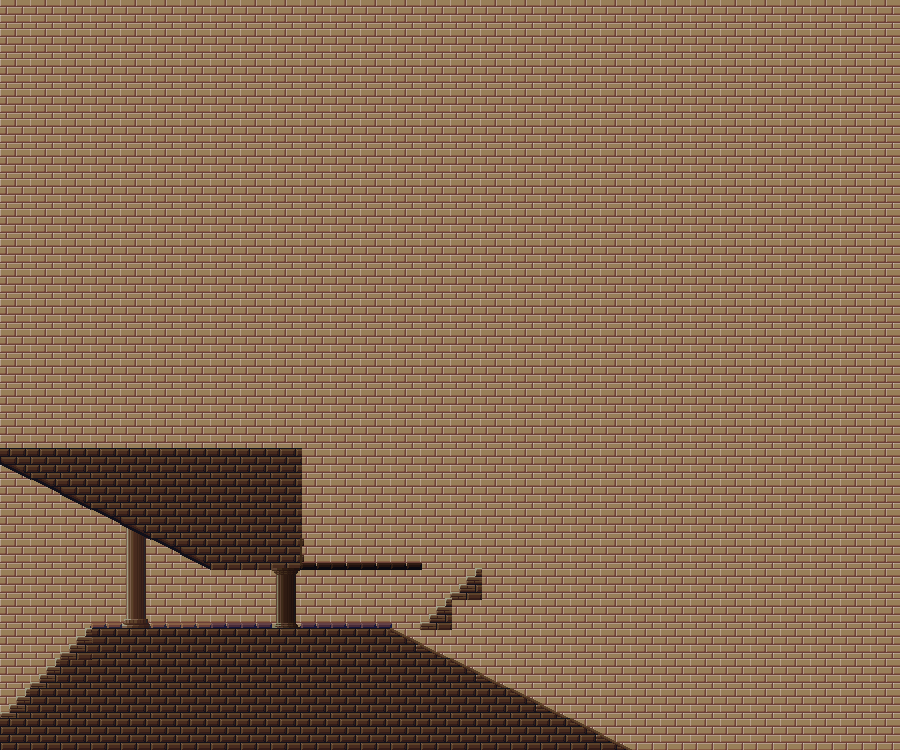

Below is a game level as drawn by its tile map, then a one-line description and the .tmx file that defines it, in full:
An orthogonal 30x25 tile map with 30x30 px tiles, 3 tile layers (background, Tile Layer 2, Tile Layer 3) and 2 objects.

<map version="1.0" tiledversion="1.1.5" orientation="orthogonal" renderorder="right-down" width="30" height="25" tilewidth="30" tileheight="30" infinite="0" nextobjectid="14">
 <tileset firstgid="1" source="test.tsx" />
 <layer name="background" width="30" height="25">
  <data encoding="csv">
100,100,100,100,100,100,100,100,100,100,100,100,100,100,100,100,100,100,100,100,100,100,100,100,100,100,100,100,100,100,
100,100,100,100,100,100,100,100,100,100,100,100,100,100,100,100,100,100,100,100,100,100,100,100,100,100,100,100,100,100,
100,100,100,100,100,100,100,100,100,100,100,100,100,100,100,100,100,100,100,100,100,100,100,100,100,100,100,100,100,100,
100,100,100,100,100,100,100,100,100,100,100,100,100,100,100,100,100,100,100,100,100,100,100,100,100,100,100,100,100,100,
100,100,100,100,100,100,100,100,100,100,100,100,100,100,100,100,100,100,100,100,100,100,100,100,100,100,100,100,100,100,
100,100,100,100,100,100,100,100,100,100,100,100,100,100,100,100,100,100,100,100,100,100,100,100,100,100,100,100,100,100,
100,100,100,100,100,100,100,100,100,100,100,100,100,100,100,100,100,100,100,100,100,100,100,100,100,100,100,100,100,100,
100,100,100,100,100,100,100,100,100,100,100,100,100,100,100,100,100,100,100,100,100,100,100,100,100,100,100,100,100,100,
100,100,100,100,100,100,100,100,100,100,100,100,100,100,100,100,100,100,100,100,100,100,100,100,100,100,100,100,100,100,
100,100,100,100,100,100,100,100,100,100,100,100,100,100,100,100,100,100,100,100,100,100,100,100,100,100,100,100,100,100,
100,100,100,100,100,100,100,100,100,100,100,100,100,100,100,100,100,100,100,100,100,100,100,100,100,100,100,100,100,100,
100,100,100,100,100,100,100,100,100,100,100,100,100,100,100,100,100,100,100,100,100,100,100,100,100,100,100,100,100,100,
100,100,100,100,100,100,100,100,100,100,100,100,100,100,100,100,100,100,100,100,100,100,100,100,100,100,100,100,100,100,
100,100,100,100,100,100,100,100,100,100,100,100,100,100,100,100,100,100,100,100,100,100,100,100,100,100,100,100,100,100,
100,100,100,100,100,100,100,100,100,100,100,100,100,100,100,100,100,100,100,100,100,100,100,100,100,100,100,100,100,100,
100,100,100,100,100,100,100,100,100,100,100,100,100,100,100,100,100,100,100,100,100,100,100,100,100,100,100,100,100,100,
100,100,100,100,100,100,100,100,100,100,100,100,100,100,100,100,100,100,100,100,100,100,100,100,100,100,100,100,100,100,
100,100,100,100,100,100,100,100,100,100,100,100,100,100,100,100,100,100,100,100,100,100,100,100,100,100,100,100,100,100,
100,100,100,100,100,100,100,100,100,100,100,100,100,100,100,100,100,100,100,100,100,100,100,100,100,100,100,100,100,100,
100,100,100,100,100,100,100,100,100,100,100,100,100,100,100,100,100,100,100,100,100,100,100,100,100,100,100,100,100,100,
100,100,100,100,100,100,100,100,100,100,100,100,100,100,100,100,100,100,100,100,100,100,100,100,100,100,100,100,100,100,
100,100,100,100,100,100,100,100,100,100,100,100,100,100,100,100,100,100,100,100,100,100,100,100,100,100,100,100,100,100,
100,100,100,100,100,100,100,100,100,100,100,100,100,100,100,100,100,100,100,100,100,100,100,100,100,100,100,100,100,100,
100,100,100,100,100,100,100,100,100,100,100,100,100,100,100,100,100,100,100,100,100,100,100,100,100,100,100,100,100,100,
100,100,100,100,100,100,100,100,100,100,100,100,100,100,100,100,100,100,100,100,100,100,100,100,100,100,100,100,100,100
</data>
 </layer>
 <layer name="Tile Layer 2" width="30" height="25">
  <data encoding="csv">
0,0,0,0,0,0,0,0,0,0,0,0,0,0,0,0,0,0,0,0,0,0,0,0,0,0,0,0,0,0,
0,0,0,0,0,0,0,0,0,0,0,0,0,0,0,0,0,0,0,0,0,0,0,0,0,0,0,0,0,0,
0,0,0,0,0,0,0,0,0,0,0,0,0,0,0,0,0,0,0,0,0,0,0,0,0,0,0,0,0,0,
0,0,0,0,0,0,0,0,0,0,0,0,0,0,0,0,0,0,0,0,0,0,0,0,0,0,0,0,0,0,
0,0,0,0,0,0,0,0,0,0,0,0,0,0,0,0,0,0,0,0,0,0,0,0,0,0,0,0,0,0,
0,0,0,0,0,0,0,0,0,0,0,0,0,0,0,0,0,0,0,0,0,0,0,0,0,0,0,0,0,0,
0,0,0,0,0,0,0,0,0,0,0,0,0,0,0,0,0,0,0,0,0,0,0,0,0,0,0,0,0,0,
0,0,0,0,0,0,0,0,0,0,0,0,0,0,0,0,0,0,0,0,0,0,0,0,0,0,0,0,0,0,
0,0,0,0,0,0,0,0,0,0,0,0,0,0,0,0,0,0,0,0,0,0,0,0,0,0,0,0,0,0,
0,0,0,0,0,0,0,0,0,0,0,0,0,0,0,0,0,0,0,0,0,0,0,0,0,0,0,0,0,0,
0,0,0,0,0,0,0,0,0,0,0,0,0,0,0,0,0,0,0,0,0,0,0,0,0,0,0,0,0,0,
0,0,0,0,0,0,0,0,0,0,0,0,0,0,0,0,0,0,0,0,0,0,0,0,0,0,0,0,0,0,
0,0,0,0,0,0,0,0,0,0,0,0,0,0,0,0,0,0,0,0,0,0,0,0,0,0,0,0,0,0,
0,0,0,0,0,0,0,0,0,0,0,0,0,0,0,0,0,0,0,0,0,0,0,0,0,0,0,0,0,0,
0,0,0,0,0,0,0,0,0,0,0,0,0,0,0,0,0,0,0,0,0,0,0,0,0,0,0,0,0,0,
0,0,0,0,0,0,0,0,0,0,0,0,0,0,0,0,0,0,0,0,0,0,0,0,0,0,0,0,0,0,
0,0,0,0,0,0,0,0,0,0,0,0,0,0,0,0,0,0,0,0,0,0,0,0,0,0,0,0,0,0,
0,0,0,0,80,0,0,0,0,0,0,0,0,0,0,0,0,0,0,0,0,0,0,0,0,0,0,0,0,0,
0,0,0,0,80,0,0,0,0,0,0,0,0,0,0,0,0,0,0,0,0,0,0,0,0,0,0,0,0,0,
0,0,0,0,80,0,0,0,0,0,0,0,0,0,0,0,0,0,0,0,0,0,0,0,0,0,0,0,0,0,
0,0,0,136,83,136,136,0,0,0,0,0,0,0,0,0,0,0,0,0,0,0,0,0,0,0,0,0,0,0,
0,0,1,2,2,2,2,0,0,0,0,0,0,0,0,0,0,0,0,0,0,0,0,0,0,0,0,0,0,0,
0,1,2,2,2,2,2,0,0,0,0,0,0,0,0,0,0,0,0,0,0,0,0,0,0,0,0,0,0,0,
1,2,2,2,2,2,2,0,0,0,0,0,0,0,0,0,0,0,0,0,0,0,0,0,0,0,0,0,0,0,
2,2,2,2,2,2,2,0,0,0,0,0,0,0,0,0,0,0,0,0,0,0,0,0,0,0,0,0,0,0
</data>
 </layer>
 <layer name="Tile Layer 3" width="30" height="25">
  <data encoding="csv">
0,0,0,0,0,0,0,0,0,0,0,0,0,0,0,0,0,0,0,0,0,0,0,0,0,0,0,0,0,0,
0,0,0,0,0,0,0,0,0,0,0,0,0,0,0,0,0,0,0,0,0,0,0,0,0,0,0,0,0,0,
0,0,0,0,0,0,0,0,0,0,0,0,0,0,0,0,0,0,0,0,0,0,0,0,0,0,0,0,0,0,
0,0,0,0,0,0,0,0,0,0,0,0,0,0,0,0,0,0,0,0,0,0,0,0,0,0,0,0,0,0,
0,0,0,0,0,0,0,0,0,0,0,0,0,0,0,0,0,0,0,0,0,0,0,0,0,0,0,0,0,0,
0,0,0,0,0,0,0,0,0,0,0,0,0,0,0,0,0,0,0,0,0,0,0,0,0,0,0,0,0,0,
0,0,0,0,0,0,0,0,0,0,0,0,0,0,0,0,0,0,0,0,0,0,0,0,0,0,0,0,0,0,
0,0,0,0,0,0,0,0,0,0,0,0,0,0,0,0,0,0,0,0,0,0,0,0,0,0,0,0,0,0,
0,0,0,0,0,0,0,0,0,0,0,0,0,0,0,0,0,0,0,0,0,0,0,0,0,0,0,0,0,0,
0,0,0,0,0,0,0,0,0,0,0,0,0,0,0,0,0,0,0,0,0,0,0,0,0,0,0,0,0,0,
0,0,0,0,0,0,0,0,0,0,0,0,0,0,0,0,0,0,0,0,0,0,0,0,0,0,0,0,0,0,
0,0,0,0,0,0,0,0,0,0,0,0,0,0,0,0,0,0,0,0,0,0,0,0,0,0,0,0,0,0,
0,0,0,0,0,0,0,0,0,0,0,0,0,0,0,0,0,0,0,0,0,0,0,0,0,0,0,0,0,0,
0,0,0,0,0,0,0,0,0,0,0,0,0,0,0,0,0,0,0,0,0,0,0,0,0,0,0,0,0,0,
0,0,0,0,0,0,0,0,0,0,0,0,0,0,0,0,0,0,0,0,0,0,0,0,0,0,0,0,0,0,
34,2,2,2,2,2,2,2,2,2,0,0,0,0,0,0,0,0,0,0,0,0,0,0,0,0,0,0,0,0,
0,33,34,2,2,2,2,2,2,2,0,0,0,0,0,0,0,0,0,0,0,0,0,0,0,0,0,0,0,0,
0,0,0,33,34,2,2,2,2,2,0,0,0,0,0,0,0,0,0,0,0,0,0,0,0,0,0,0,0,0,
0,0,0,0,0,33,34,2,2,2,318,328,328,328,0,0,0,0,0,0,0,0,0,0,0,0,0,0,0,0,
0,0,0,0,0,0,0,0,0,365,0,0,0,0,0,1,0,0,0,0,0,0,0,0,0,0,0,0,0,0,
0,0,0,0,0,0,0,424,424,372,424,424,424,0,1,0,0,0,0,0,0,0,0,0,0,0,0,0,0,0,
0,0,1,0,0,0,0,2,2,2,2,2,2,19,20,0,0,0,0,0,0,0,0,0,0,0,0,0,0,0,
0,0,0,0,0,0,0,2,2,2,2,2,2,2,2,19,20,0,0,0,0,0,0,0,0,0,0,0,0,0,
0,0,0,0,0,0,0,2,2,2,2,2,2,2,2,2,2,19,20,0,0,0,0,0,0,0,0,0,0,0,
0,0,0,0,0,0,0,2,2,2,2,2,2,2,2,2,2,2,2,19,20,0,0,0,0,0,0,0,0,0
</data>
 </layer>
 <objectgroup name="Wall">
  <object id="3" x="91.9173" y="622.44">
   <polygon points="0,0 298.731,-0.999101 537.516,126.886 -90.9182,126.886 -91.9173,91.9173 -82.9254,91.9173 -82.9254,85.9227 -72.9344,85.9227 -72.9344,73.9335 -66.9398,73.9335 -66.9398,67.9389 -61.9443,67.9389 -61.9443,60.9451 -52.9523,61.9443 -51.9532,53.9514 -42.9613,54.9505 -44.9595,44.9595 -36.9667,44.9595 -36.9667,36.9667 -29.973,33.9694 -29.973,30.9721 -22.9793,31.9712 -23.9784,24.9775 -13.9874,24.9775 -13.9874,15.9856 -2.9973,15.9856 -4.9955,8.99191 1.9982,7.99281" />
  </object>
  <object id="4" x="1.9982" y="467.579">
   <polygon points="0,0 -1.9982,-18.9829 299.73,-18.9829 302.728,93.9155 418.623,93.9155 418.623,101.908 209.811,103.906" />
  </object>
 </objectgroup>
</map>
